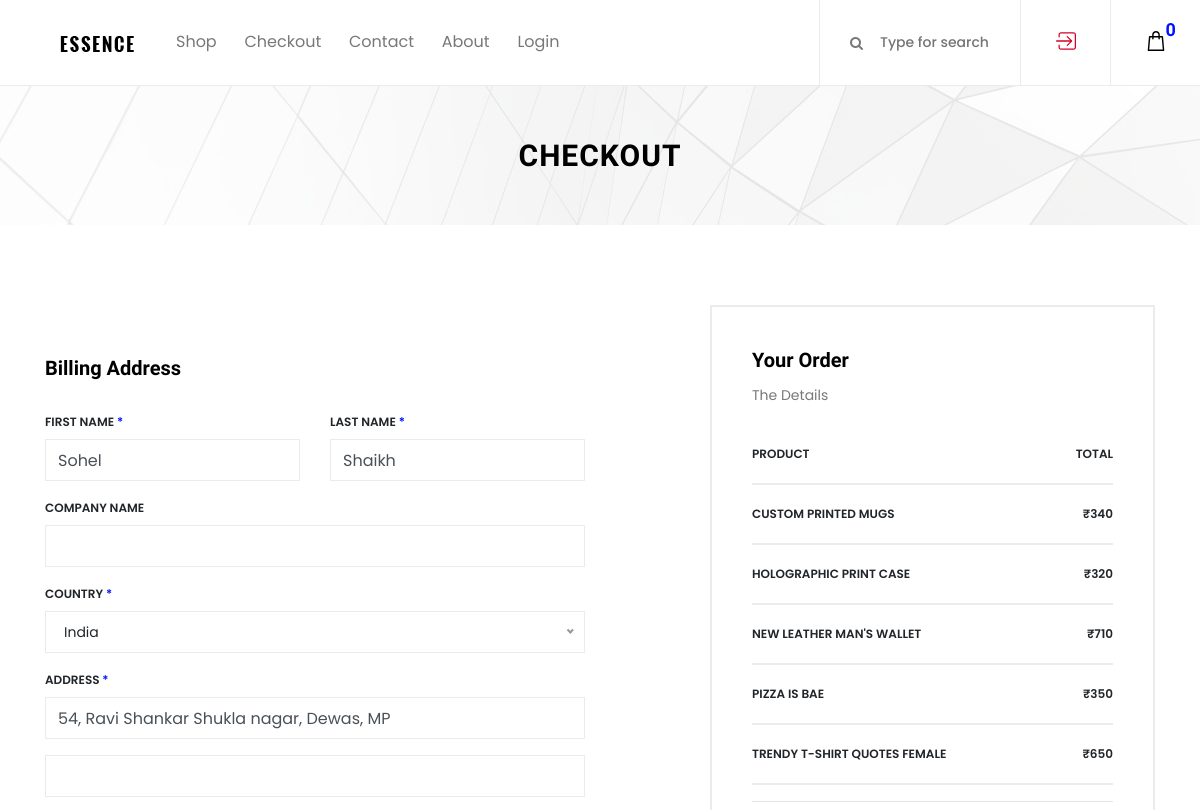
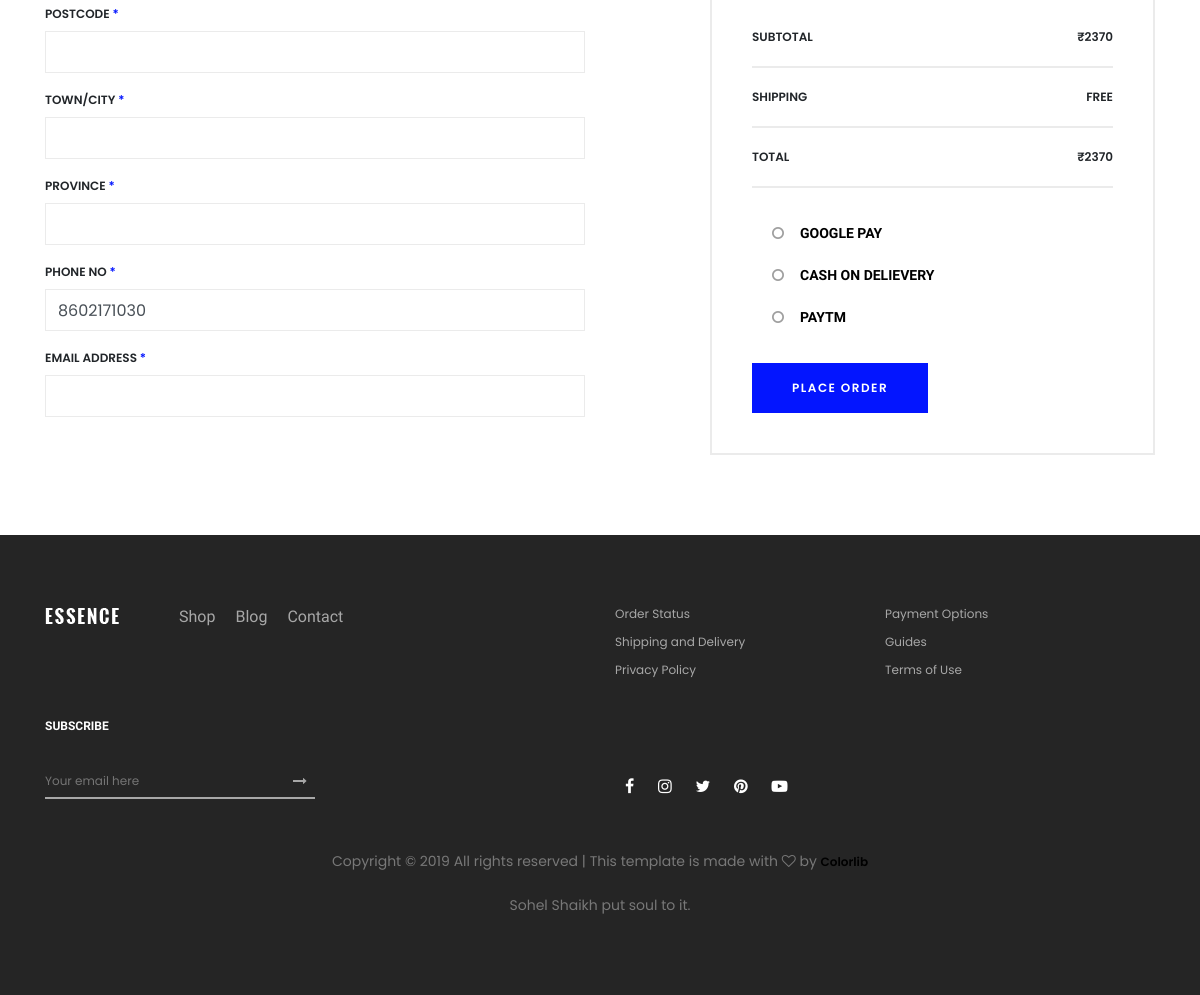
The page /products/checkout/1 on the database its author committed (2 pictures, top to bottom).
### accounts/models.py (models this page shows, shortened)
class UserProfileInfo(models.Model):
    user = models.OneToOneField(User, on_delete=models.CASCADE)
    address = models.CharField(max_length=200)
    phone_num = models.CharField(max_length=15)
    phone_num_2 = models.CharField(max_length=15, blank=True)
    profile_pic = models.ImageField(upload_to='photos/%Y/%m/%d/', blank=True)

class Cart(models.Model):
    user = models.ForeignKey(User, on_delete=models.CASCADE)
    cart_product = models.ForeignKey(Product, on_delete=models.CASCADE)

### products/models.py (models this page shows, shortened)
class Product(models.Model):
    category = models.ForeignKey(Category, on_delete=models.DO_NOTHING)
    title = models.CharField(max_length=200)
    product_code = models.CharField(max_length=20)
    description = models.TextField(blank=True)
    tags = models.TextField(blank=True)
    feature_1 = models.CharField(max_length=400, blank=True)
    feature_2 = models.CharField(max_length=400, blank=True)
    feature_3 = models.CharField(max_length=400, blank=True)
    MRP = models.IntegerField()
    actual_price = models.IntegerField()
    delivery_charge = models.IntegerField()
    Warranty_info = models.CharField(max_length=200)
    photo_main_1 = models.ImageField(upload_to='photos/%Y/%m/%d/')
    photo_main_2 = models.ImageField(upload_to='photos/%Y/%m/%d/')
    photo_one = models.ImageField(upload_to='photos/%Y/%m/%d/', blank=True)
    photo_2 = models.ImageField(upload_to='photos/%Y/%m/%d/', blank=True)
    photo_3 = models.ImageField(upload_to='photos/%Y/%m/%d/', blank=True)
    photo_4 = models.ImageField(upload_to='photos/%Y/%m/%d/', blank=True)
    is_published = models.BooleanField(default=True)
    list_date = models.DateTimeField(default=datetime.now, blank=True)

### products/views.py (the view)
# urls.py: path('checkout/<int:user_id>', views.checkout, name='checkout'),
def checkout(request, user_id):
    user_products = Cart.objects.filter(user_id=user_id)
    user_det = UserProfileInfo.objects.filter(user=user_id)[0]
    total = 0
    for p in user_products:
        total += p.cart_product.actual_price
    context = {
        'user_products': user_products,
        'user_det': user_det,
        'total' : total
    }
    return render(request, 'products/checkout.html', context)

### accounts/context_processors.py (called while the page is built, shortened)
def cart_processor(request):
    act_user_ac = active_user()
    act_user_pr = active_user_ajax()
    if(act_user_ac != 0):
        cart_item = Cart.objects.filter(user_id=act_user_ac)
        count = cart_item.count()
        print('-'*50)
        print(count)
        print('ac gave this {}'.format(act_user_ac))
        print(cart_item)
        print('-'*50)
        context = {
            'cart_item': cart_item,
            'len_cart': count,
        }
        return context
    else:
        cart_item = Cart.objects.filter(user_id=act_user_pr)
        count = cart_item.count()
        print('-'*50)
        print(count)
        print('pr gave this {}'.format(act_user_pr))
        print(cart_item)
        print('-'*50)
        context = {
            'cart_item': cart_item,
            'len_cart': count,
        }
        return context

### accounts/views.py (called while the page is built)
def active_user():
    global active_ac
    return active_ac

### products/views.py (called while the page is built)
def active_user_ajax():
    global active_pr
    return active_pr

### templates/products/checkout.html (shortened to what this page needs)
{% extends 'base.html' %}
{% load static %}
{% block content %}
    <div class="breadcumb_area bg-img" style="background-image: url({% static 'img/bg-img/breadcumb.jpg' %});">
        <div class="container h-100">
            <div class="row h-100 align-items-center">
                <div class="col-12">
                    <div class="page-title text-center">
                        <h2>Checkout</h2>
                    </div>
                </div>
            </div>
        </div>
    </div>
    <div class="checkout_area section-padding-80">
        <div class="container">
            <div class="row">
                <div class="col-12 col-md-6">
                    <div class="checkout_details_area mt-50 clearfix">
                        <div class="cart-page-heading mb-30">
                            <h5>Billing Address</h5>
                        </div>
                        <form action="#" method="post">
                            <div class="row">
                                <div class="col-md-6 mb-3">
                                    <label for="first_name">First Name <span>*</span></label>
                                    <input type="text" class="form-control" id="first_name" value="{{user_det.user.first_name}}" required>
                                </div>
                                <div class="col-md-6 mb-3">
                                    <label for="last_name">Last Name <span>*</span></label>
                                    <input type="text" class="form-control" id="last_name" value="{{user_det.user.last_name}}" required>
                                </div>
                                <div class="col-12 mb-3">
                                    <label for="company">Company Name</label>
                                    <input type="text" class="form-control" id="company" value="">
                                </div>
                                <div class="col-12 mb-3">
                                    <label for="country">Country <span>*</span></label>
                                </div>
                                <div class="col-12 mb-3">
                                    <label for="street_address">Address <span>*</span></label>
                                    <input type="text" class="form-control mb-3" id="street_address" value="{{user_det.address}}">
                                    <input type="text" class="form-control" id="street_address2" value="">
                                </div>
                                <div class="col-12 mb-3">
                                    <label for="postcode">Postcode <span>*</span></label>
                                    <input type="text" class="form-control" id="postcode" value="">
                                </div>
                                <div class="col-12 mb-3">
                                    <label for="city">Town/City <span>*</span></label>
                                    <input type="text" class="form-control" id="city" value="">
                                </div>
                                <div class="col-12 mb-3">
                                    <label for="state">Province <span>*</span></label>
                                    <input type="text" class="form-control" id="state" value="">
                                </div>
                                <div class="col-12 mb-3">
                                    <label for="phone_number">Phone No <span>*</span></label>
                                    <input type="number" class="form-control" id="phone_number" min="0" value="{{user_det.phone_num}}">
                                </div>
                                <div class="col-12 mb-4">
                                    <label for="email_address">Email Address <span>*</span></label>
                                    <input type="email" class="form-control" id="email_address" value="{{user_det.email}}">
                                </div>
                            </div>
                        </form>
                    </div>
                </div>
                <div class="col-12 col-md-6 col-lg-5 ml-lg-auto">
                    <div class="order-details-confirmation">
                        <div class="cart-page-heading">
                            <h5>Your Order</h5>
                            <p>The Details</p>
                        </div>
                        <ul class="order-details-form mb-4">
                            <li><span>Product</span> <span>Total</span></li>
                            {% for p in user_products %}
                            <li><span>{{p.cart_product.title}}</span> <span><span>&#8377;</span>{{p.cart_product.actual_price}}</span></li>
                            {% endfor %}
                            <hr>
                            <li><span>Subtotal</span> <span><span>&#8377;</span>{{total}}</span></li>
                            <li><span>Shipping</span> <span>Free</span></li>
                            <li><span>Total</span> <span><span>&#8377;</span>{{total}}</span></li>
                        </ul>
                        <div id="accordion" role="tablist" class="mb-4">
                            <div class="card">
                                <div class="card-header" role="tab" id="headingOne">
                                    <h6 class="mb-0">
                                        <a data-toggle="collapse" href="#collapseOne" aria-expanded="false" aria-controls="collapseOne"><i class="fa fa-circle-o mr-3"></i>Google Pay</a>
                                    </h6>
                                </div>
                            </div>
                            <div class="card">
                                <div class="card-header" role="tab" id="headingTwo">
                                    <h6 class="mb-0">
                                        <a class="collapsed" data-toggle="collapse" href="#collapseTwo" aria-expanded="false" aria-controls="collapseTwo"><i class="fa fa-circle-o mr-3"></i>cash on delievery</a>
                                    </h6>
                                </div>
                            </div>
                            <div class="card">
                                <div class="card-header" role="tab" id="headingThree">
                                    <h6 class="mb-0">
                                        <a class="collapsed" data-toggle="collapse" href="#collapseThree" aria-expanded="false" aria-controls="collapseThree"><i class="fa fa-circle-o mr-3"></i>Paytm</a>
                                    </h6>
                                </div>
                            </div>
                        </div>
                        <a href="#" class="btn essence-btn">Place Order</a>
                    </div>
                </div>
            </div>
        </div>
    </div>
{% endblock %}

### ghost/static/css/core-style.css (style rules this page uses)
* { margin: 0; padding: 0; }
body { font-family: "Poppins", sans-serif; font-size: 14px; background-color: #ffffff; margin-top: 85px; }
h1, h2, h3, h4, h5, h6 { color: #000000; line-height: 1.3; font-weight: 700; font-family: "Ubuntu", sans-serif; }
p { color: #787878; font-size: 14px; line-height: 2; font-weight: 400; }
a { -webkit-transition: all 500ms ease 0s; transition: all 500ms ease 0s; text-decoration: none; outline: 0 solid transparent; color: #000000; font-weight: 600; font-size: 12px; }
ul, ol { margin: 0; }
ul li, ol li { list-style: none; }
.mt-50 { margin-top: 50px !important; }
.mb-30 { margin-bottom: 30px !important; }
.section-padding-80 { padding-top: 80px; padding-bottom: 80px; }
.bg-img { background-position: center center; background-size: cover; background-repeat: no-repeat; }
.essence-btn { display: inline-block; min-width: 170px; height: 50px; color: #ffffff; border: none; border-radius: 0; padding: 0 40px; text-transform: uppercase; font-size: 12px; line-height: 50px; background-color: #0315ff; letter-spacing: 1.5px; font-weight: 600; }
.breadcumb_area { position: relative; z-index: 1; width: 100%; height: 140px; }
.breadcumb_area:after { background-color: rgba(255, 255, 255, 0.9); position: absolute; width: 100%; height: 100%; left: 0; top: 0; z-index: -5; content: ''; }
.breadcumb_area .page-title h2 { font-size: 30px; text-transform: uppercase; font-weight: 700; font-family: "Ubuntu", sans-serif; letter-spacing: 1px; margin-bottom: 0; }
.checkout_details_area form label { font-size: 12px; text-transform: uppercase; font-weight: 600; }
.checkout_details_area form label span { color: #0315ff; }
.checkout_details_area form .form-control { height: 42px; border: 1px solid #ebebeb; background-color: transparent; border-radius: 0; }
.order-details-confirmation { width: 100%; border: 2px solid #ebebeb; padding: 40px; }
.order-details-confirmation .order-details-form li { display: -webkit-box; display: -ms-flexbox; display: flex; -webkit-box-align: center; -ms-flex-align: center; -ms-grid-row-align: center; align-items: center; -webkit-box-pack: justify; -ms-flex-pack: justify; justify-content: space-between; margin-bottom: 0; font-size: 12px; text-transform: uppercase; padding: 20px 0; border-bottom: 2px solid #ebebeb; font-weight: 600; }
.order-details-confirmation .card-header h6 a { display: block; font-size: 14px; text-transform: uppercase; }
.order-details-confirmation .card-header h6 a i { color: #9f9f9f; }
.order-details-confirmation .card { border: none; }
.order-details-confirmation .card-header { background-color: transparent; border-bottom: none; }

### rows shown on the page
UserProfileInfo: user.first_name "Sohel", user.last_name "Shaikh", address "54, Ravi Shankar Shukla nagar, Dewas, MP", phone_num "8602171030"
Cart: cart_product "CUSTOM PRINTED MUGS", cart_product.actual_price "340"
Cart: cart_product "HOLOGRAPHIC PRINT CASE", cart_product.actual_price "320"
Cart: cart_product "NEW LEATHER MAN'S WALLET", cart_product.actual_price "710"
Cart: cart_product "PIZZA IS BAE", cart_product.actual_price "350"
Cart: cart_product "TRENDY T-SHIRT QUOTES FEMALE", cart_product.actual_price "650"

### other values the page prints
{{ len_cart }} "0"
{{ total }} "2370"
